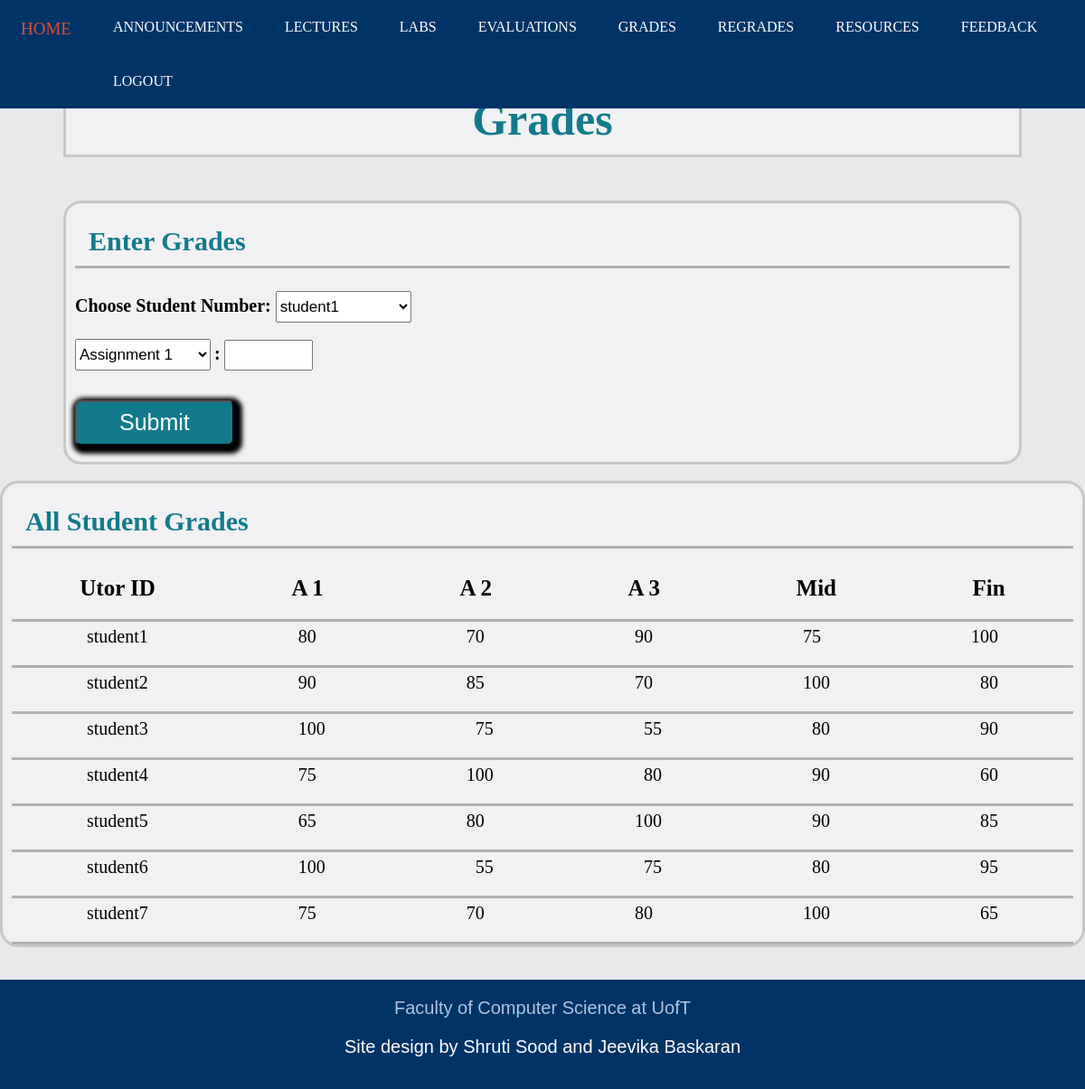
Screenshot of /grades_i.html (signed in) with the database file from the repository.
### tables this page shows
CREATE TABLE "Grades" (
	"UtorID"	TEXT,
	"A1"	INTEGER,
	"A2"	INTEGER,
	"A3"	INTEGER,
	"Midterm"	INTEGER,
	"Final"	INTEGER,
	PRIMARY KEY("UtorID")
);

### app.py (the view)
@app.route('/grades_i.html')
def grades_i():
    if session.get('current_login') == None:
        return render_template('login.html')
    else:
        if session.get('user_type') == 'instructor':
            sql = """ SELECT UtorID FROM accounts WHERE type = 'student' """
            students = db.engine.execute(text(sql))
            sql = """ SELECT * FROM Grades """
            class1 = db.engine.execute(text(sql))
            return render_template('/grades_i.html', class1 = class1, students = students)
        else:
            return render_template('login.html')

### templates/grades_i.html (shortened to what this page needs)
<!DOCTYPE html>
<html>
<head>
	<link rel="stylesheet" type="text/css" href="static/StyleSheets/gradei.css">
	<link rel="stylesheet" type="text/css" href="static/StyleSheets/headerfooter.css">
</head>
<body>
	<div class = "navbar">
		<a href="index_i.html">HOME</a>
		<a href="announcements_i.html">ANNOUNCEMENTS</a>
		<a href="lectures_i.html">LECTURES</a>
		<a href="labs_i.html">LABS</a>
		<a href="evaluations_i.html">EVALUATIONS</a>
		<a href="grades_i.html">GRADES</a>
		<a href="regrades_i.html">REGRADES</a>
		<a href="resources_i.html">RESOURCES</a>
		<a href="feedback_i.html">FEEDBACK</a>
		<a href="logout">LOGOUT</a>
	</div>
	<div class = "title">
		<section class="title_sec">
			<h1>Grades</h1>
		</section>
	</div>
	<br>
	<div class = "entermark">
		<section class="enter_mark">
			<h1> Enter Grades </h1>
			<div class = "formsection">
				<form action = "EnterGrades" method="POST" onsubmit = "return grades_val1()">
					<label for = "StudentNumber"><strong>Choose Student Number: </strong></label>
					<select id = "stds" name = "stds" class = "assgn">
			            {% for student in students%}
			            	<option value = "{{ student['UtorID'] }}">{{ student['UtorID'] }}</option>
			            {% endfor %}
			        </select>
					<br> </br>
					<select id = "assgn" name = "assgn" class = "assgn">
			            <option value = "A1">Assignment 1</option>
			        </select>
			        <label><strong>:</strong></label>
					<input class = "assgn1" type = "number" id="grade" name = "grade" min = "0" max = "100" required>
					<br> </br>
					<input type = "submit" value = "Submit" class="Submit">
				</form>
			</div>
			<br>
		</section>
	</div>
	<br>
	<div class = "allmark">
		<section class="all_mark">
			<h1> All Student Grades </h1>
			<div class = "Heading">
				<h2 class = "item1">Utor ID</h2>
				<h2 class = "item2">A 1</h2>
				<h2 class = "item3">A 2</h2>
				<h2 class = "item4">A 3</h2>
				<h2 class = "item5">Mid</h2>
				<h2 class = "item6">Fin</h2>
			</div>
			{% for student in class1 : %}
			<div class = "stdgrades">
				<p class = "item1">{{ student['UtorID'] }}</p>
				<p class = "item2">{{ student['A1'] }}</p>
				<p class = "item3">{{ student['A2'] }}</p>
				<p class = "item4">{{ student['A3'] }}</p>
				<p class = "item5">{{ student['Midterm'] }}</p>
				<p class = "item6">{{ student['Final'] }}</p>
			</div>
			{% endfor %}
		</section>
	</div>
	<br><br>
	<div class = "footer">
		<a href="https://web.cs.toronto.edu/" target="_blank">Faculty of Computer Science at UofT</a>
		<p>Site design by Shruti Sood and Jeevika Baskaran</p>
	</div>
</body>
</html>

### static/StyleSheets/gradei.css (style rules this page uses)
.title { margin-top: 90px; background-color: #F1F1F3; margin-left: 70px; margin-right: 70px; }
.title_sec { padding-left: 10px; padding-right: 10px; border: solid; border-color: #C8C8C8; display: block; }
.title_sec h1 { color: #127a8c; font-size: 50px; text-align: center; margin:10px; }
.entermark { margin-top: 30px; margin-left: 70px; margin-right: 70px; }
.assgn1 { height : 28px; width : 90px; font-size: 17px; }
.enter_mark { padding-left: 10px; padding-right: 10px; border: solid; border-color: #C8C8C8; display: block; border-radius: 20px; background-color: #F1F1F3; }
.all_mark { padding-left: 10px; padding-right: 10px; border: solid; border-color: #C8C8C8; display: block; border-radius: 20px; background-color: #F1F1F3; }
.enter_mark label { font-size: 20px; }
.enter_mark h1 { color: #127a8c; padding-bottom: 10px; padding-left: 15px; font-size: 30px; border-bottom: solid; border-bottom-color: #B1B1B1; }
.all_mark h1 { color: #127a8c; padding-bottom: 10px; padding-left: 15px; font-size: 30px; border-bottom: solid; border-bottom-color: #B1B1B1; }
.Submit { align-self: center; margin-top: 15px; font-size: 30px; border-radius: 0.4rem; box-shadow: 3px 3px 5px 6px #000000; }
.entermark input[type=submit] { width:17%; height:50px; font-size:25px; background-color: #127a8c; color: white; align-items: center; }
.assgn { height : 35px; width : 150px; font-size: 17px; }
.Heading { display: grid; overflow: hidden; width: 100%; border-bottom: solid; border-bottom-color: #B1B1B1; }
.stdgrades { display:grid; overflow: hidden; width: 100%; border-bottom: solid; border-bottom-color: #B1B1B1; }
.item1 { grid-column-start: 1; grid-column-end: 2; text-align: center; }
.item2 { grid-column-start: 2; grid-column-end: 3; text-align: center; }
.item3 { grid-column-start: 3; grid-column-end: 4; text-align: center; }
.item4 { grid-column-start: 4; grid-column-end: 5; }
.item5 { grid-column-start: 5; grid-column-end: 6; text-align: center; }
.item6 { grid-column-start: 6; grid-column-end: 7; text-align: center; }
.stdgrades p { font-size: 20px; float: left; text-align: center; padding: 5px; padding-bottom: 0px; margin-top:0px; text-decoration: none; }
.Heading h2 { float: left; text-align: center; padding: 5px; padding-bottom: 0px; margin-top:0px; text-decoration: none; font-size: 25px; }

### static/StyleSheets/headerfooter.css (style rules this page uses)
body { margin:0px; border:0px; padding:0px; background-color: #E9E9E9; }
.navbar { background-color: #003366; position: fixed; top: 0; overflow: hidden; width: 100%; }
.navbar a { float: left; color: white; text-align: center; padding: 21px 23px; text-decoration: none; font-size: 16px; }
.footer { background-color: #003366; overflow: hidden; min-height: 12vh; padding-top: 20px; padding-bottom: 5px; font-family:'Poppins', sans-serif; text-align: center; }
.footer a { color: #ACC6E2; padding-top: : 20px; text-decoration: none; font-size: 20px; }
.footer p { color: white; font-size: 20px; }

### rows the page displays
Grades: UtorID "student1", A1 "80", A2 "70", A3 "90", Midterm "75", Final "100"
Grades: UtorID "student2", A1 "90", A2 "85", A3 "70", Midterm "100", Final "80"
Grades: UtorID "student3", A1 "100", A2 "75", A3 "55", Midterm "80", Final "90"
Grades: UtorID "student4", A1 "75", A2 "100", A3 "80", Midterm "90", Final "60"
Grades: UtorID "student5", A1 "65", A2 "80", A3 "100", Midterm "90", Final "85"
Grades: UtorID "student6", A1 "100", A2 "55", A3 "75", Midterm "80", Final "95"
Grades: UtorID "student7", A1 "75", A2 "70", A3 "80", Midterm "100", Final "65"

### other values shown
form field stds "student1"
